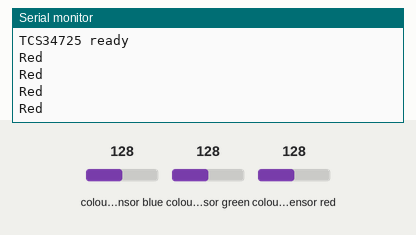
Recording of a sketch running on a simulated Arduino Uno, built with avr-gcc and run on an emulated ATmega328P. Parts: the last lines printed to the serial monitor. Inputs (shaded band) come from the test bench; at power-on: colour sensor blue 128, colour sensor red 128, colour sensor green 128.

Above: at 1.2 s.
1.3 s: colour sensor blue set to 5
At 1.76 s:
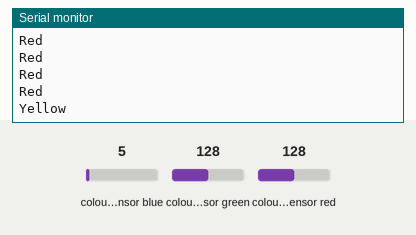
3.6 s: colour sensor red set to 5
At 3.86 s:
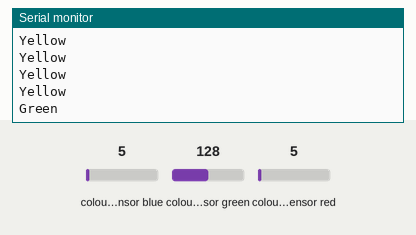
5.7 s: colour sensor blue set to 128
At 5.97 s:
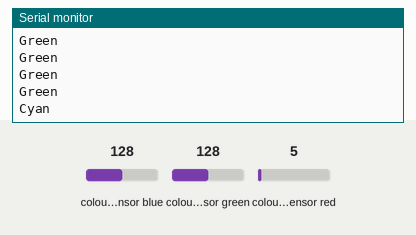
7.8 s: colour sensor green set to 5
At 8.07 s:
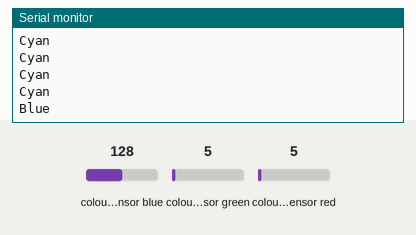
9.9 s: colour sensor red set to 128
At 10.18 s:
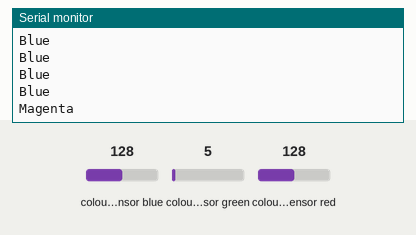

The sketch:

tcs34725_hue.ino
```cpp
#include <Wire.h>
#include "Adafruit_TCS34725.h"

/*
 * TCS34725 configuration
 * Adjust integration time and gain if needed
 */
Adafruit_TCS34725 tcs =
  Adafruit_TCS34725(TCS34725_INTEGRATIONTIME_50MS,
                    TCS34725_GAIN_4X);

/*
 * Convert RGB to Hue (0–359 degrees)
 */
float rgbToHue(uint16_t r, uint16_t g, uint16_t b)
{
  float rf = (float)r;
  float gf = (float)g;
  float bf = (float)b;

  float maxc = max(rf, max(gf, bf));
  float minc = min(rf, min(gf, bf));
  float delta = maxc - minc;

  // Grayscale (no chroma)
  if (delta == 0.0f) {
    return 0.0f;
  }

  float hue;

  if (maxc == rf) {
    hue = 60.0f * fmodf((gf - bf) / delta, 6.0f);
  }
  else if (maxc == gf) {
    hue = 60.0f * (((bf - rf) / delta) + 2.0f);
  }
  else {
    hue = 60.0f * (((rf - gf) / delta) + 4.0f);
  }

  if (hue < 0.0f) {
    hue += 360.0f;
  }

  return hue;
}

void setup()
{
  Serial.begin(9600);
  while (!Serial); // Needed for some boards

  if (!tcs.begin()) {
    Serial.println("TCS34725 not found. Check wiring.");
    while (1);
  }

  Serial.println("TCS34725 ready");
}

void loop()
{
  uint16_t r, g, b, c;

  // Read raw sensor data
  tcs.getRawData(&r, &g, &b, &c);

  // Optional: normalize RGB using clear channel
  if (c > 0) {
    r = (uint16_t)((float)r / c * 65535.0f);
    g = (uint16_t)((float)g / c * 65535.0f);
    b = (uint16_t)((float)b / c * 65535.0f);
  }

  float hue = rgbToHue(r, g, b);

  // Serial.print("R: "); Serial.print(r);
  // Serial.print("  G: "); Serial.print(g);
  // Serial.print("  B: "); Serial.print(b);
  // Serial.print("  Hue: "); Serial.print(hue);
  // Serial.println(" deg");

  if ((hue <= 30) || (hue >= 330))        Serial.println("Red");
  else if (hue <= 90)                    Serial.println("Yellow");
  else if (hue <= 150)                   Serial.println("Green");
  else if (hue <= 210)                   Serial.println("Cyan");
  else if (hue <= 270)                   Serial.println("Blue");
  else                                   Serial.println("Magenta");

  delay(250);
}
```

Measured:
- after the input at 1.3 s, the serial monitor: prints a new line after 0.25 s (image 1)
- after the input at 3.6 s, the serial monitor: prints a new line after 0.06 s (image 2)
- after the input at 5.7 s, the serial monitor: prints a new line after 0.06 s (image 3)
- after the input at 7.8 s, the serial monitor: prints a new line after 0.07 s (image 4)
- after the input at 9.9 s, the serial monitor: prints a new line after 0.07 s (image 5)
